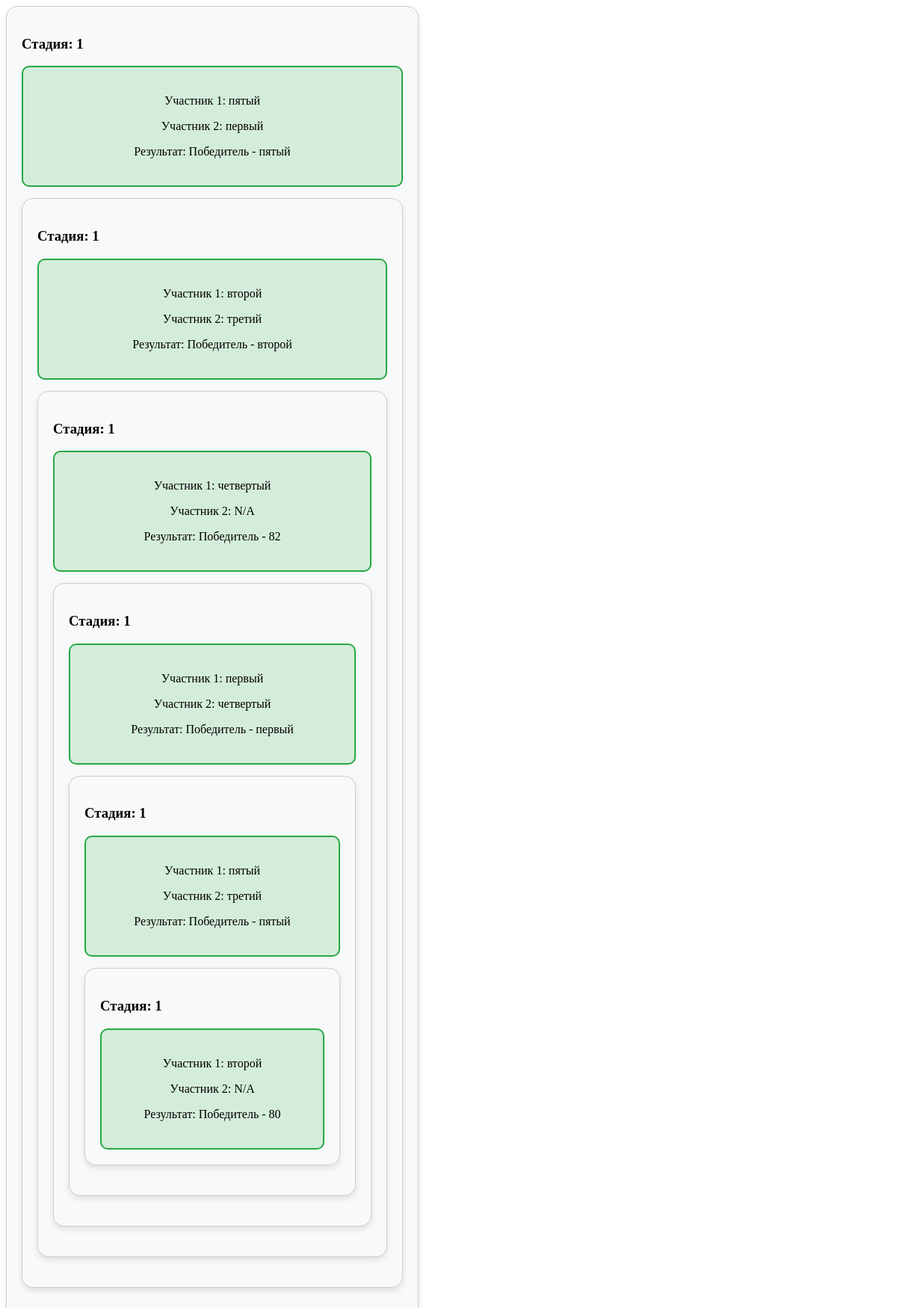
Page /tournament/11/bracket on the committed database.
### tables this page shows
CREATE TABLE matches (
                id INTEGER PRIMARY KEY AUTOINCREMENT,
                tournament_id INTEGER NOT NULL,
                participant1_id INTEGER,
                participant2_id INTEGER,
                result TEXT, stage TEXT,
                FOREIGN KEY (tournament_id) REFERENCES tournaments (id),
                FOREIGN KEY (participant1_id) REFERENCES participants (id),
                FOREIGN KEY (participant2_id) REFERENCES participants (id)
            );

CREATE TABLE participants (
                id INTEGER PRIMARY KEY AUTOINCREMENT,
                name TEXT NOT NULL,
                contact TEXT
            , tournament_id INTEGER);

### app.py (the view)
@app.route('/tournament/<int:tournament_id>/bracket', methods=['GET'])
def tournament_bracket(tournament_id):
    conn = get_db_connection()
    cursor = conn.cursor()
    matches = cursor.execute('''
        SELECT matches.id, matches.stage, matches.result, matches.tournament_id,
               p1.name AS participant1_name, p2.name AS participant2_name
        FROM matches
        LEFT JOIN participants p1 ON matches.participant1_id = p1.id
        LEFT JOIN participants p2 ON matches.participant2_id = p2.id
        WHERE matches.tournament_id = ?
        ORDER BY matches.stage
    ''', (tournament_id,)).fetchall()
    matches_dict = [
        {
            'id': match['id'],
            'stage': match['stage'],
            'result': match['result'],
            'tournament_id': match['tournament_id'],
            'participant1_name': match['participant1_name'],
            'participant2_name': match['participant2_name']
        }
        for match in matches
    ]
    conn.close()
    return render_template('tournament_bracket.html', matches=matches_dict, tournament_id=tournament_id)

### app.py (called while the page is built)
def get_locale():
    if 'lang' in session:
        return session['lang']
    return request.accept_languages.best_match(LANGUAGES.keys())

@app.context_processor
def inject_globals():
    return {
        'locale': get_locale(),
        'LANGUAGES': LANGUAGES,
        'current_language': get_locale()
    }

def get_db_connection():
    conn = sqlite3.connect(DATABASE)
    conn.row_factory = sqlite3.Row
    return conn

### templates/tournament_bracket.html (shortened to what this page needs)
<div class="bracket-container">
  {% if matches %}
      {% set current_stage = None %}
      <div class="bracket-row">
          {% for match in matches %}
              {% if match.stage != current_stage %}
                  <div class="stage-container">
                      <h3>Стадия: {{ match.stage }}</h3>
                      <div class="stage-matches">
                      {% set current_stage = match.stage %}
              {% endif %}
              <div class="match-card {% if match.result %}completed{% endif %}" id="match-{{ match.id }}">
                  <p>Участник 1: {{ match.participant1_name if match.participant1_name else 'N/A' }}</p>
                  <p>Участник 2: {{ match.participant2_name if match.participant2_name else 'N/A' }}</p>
                  {% if match.result %}
                      <p>Результат: Победитель - {{ match.result }}</p>
                  {% endif %}
              </div>
              {% if loop.last %}
                  </div>
                  </div>
              {% endif %}
          {% endfor %}
      </div>
  {% else %}
      <p>Нет матчей для данного турнира.</p>
  {% endif %}
</div>

### templates/tournament_bracket.html (style rules this page uses)
.bracket-container { display: flex; flex-wrap: wrap; gap: 40px; align-items: flex-start; }
.stage-container { border: 1px solid #ccc; padding: 20px; border-radius: 15px; min-width: 300px; background-color: #f8f9fa; margin-bottom: 20px; box-shadow: 0px 4px 8px rgba(0, 0, 0, 0.1); }
.stage-matches { display: flex; flex-direction: column; gap: 15px; }
.match-card { border: 2px solid #007bff; padding: 20px; border-radius: 10px; text-align: center; background-color: #ffffff; transition: transform 0.3s ease-in-out, box-shadow 0.3s; }
.match-card.completed { background-color: #d4edda; border: 2px solid #28a745; }

### rows in the picture
matches: stage "1", name "пятый", name "первый", result "пятый"
matches: stage "1", name "второй", name "третий", result "второй"
matches: stage "1", name "четвертый", participant2_name "N/A", result "82"
matches: stage "1", name "первый", name "четвертый", result "первый"
matches: stage "1", name "пятый", name "третий", result "пятый"
matches: stage "1", name "второй", participant2_name "N/A", result "80"
